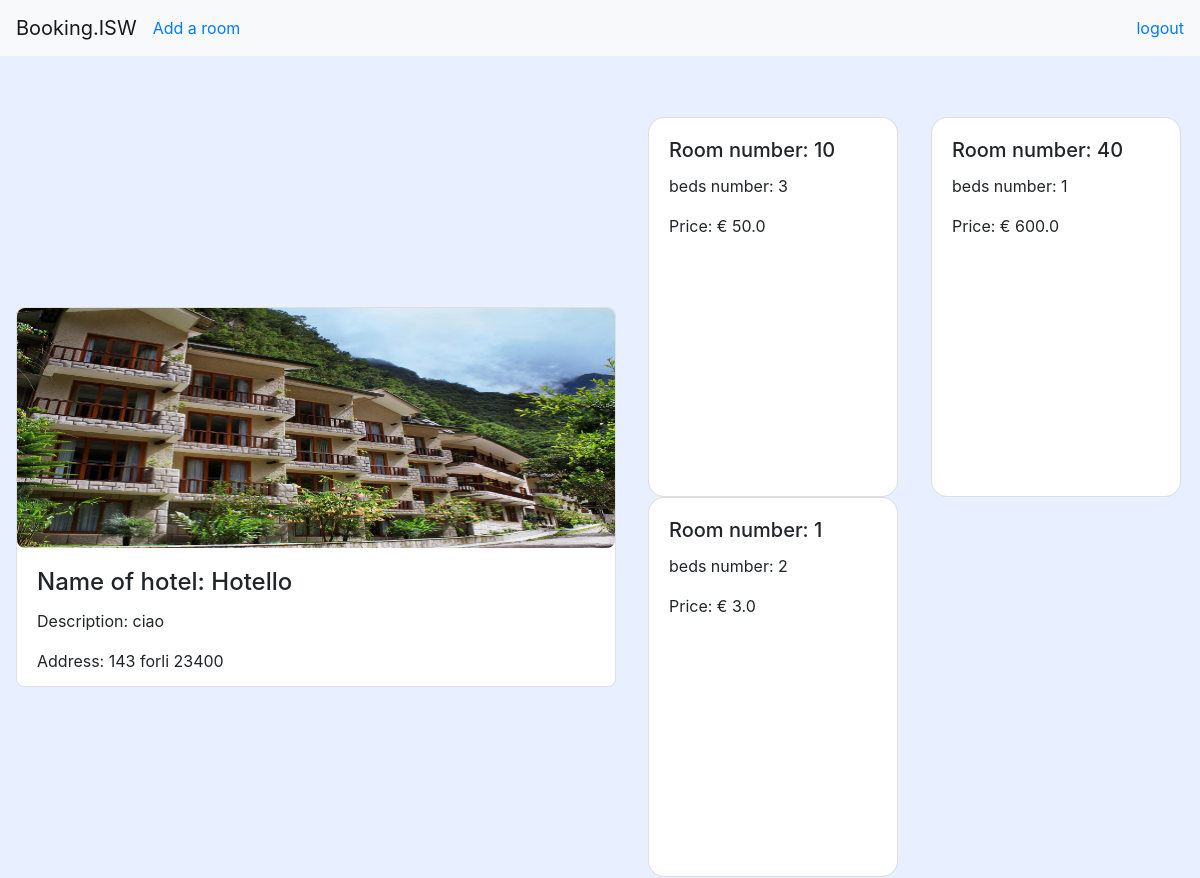
Screenshot of /hotel/?name=Hotello&civN=143&city=forli with the database file from the repository.
### bookingApp/models.py (models this page shows, shortened)
class Hotel(models.Model):
    name = models.CharField(max_length=30)
    description = models.TextField()
    hotelKeeperId = models.ForeignKey(HotelKeeper, on_delete=models.CASCADE)
    address = models.ForeignKey(Address, on_delete=models.CASCADE)
    photoUrl = models.ImageField(default=None, null=True, upload_to="static/img")

class Address(models.Model):
    street = models.CharField(max_length=100)
    houseNumber = models.IntegerField()
    city = models.CharField(max_length=30)
    zipCode = models.CharField(max_length=15)

class Room(models.Model):
    roomNumber = models.IntegerField(default=0)
    capacity = models.IntegerField(default=0)
    price = models.FloatField(default=0.0)
    hotelId = models.ForeignKey(Hotel, on_delete=models.CASCADE)
    services = models.ManyToManyField(IncludedService)

### bookingApp/views.py (the view)
# urls.py: path('hotel/', v.hotelDetail),
def hotelDetail(request):
    listaCamereHotel = []
    hotel = None
    hotelName = request.GET.get('name',None)
    hotelNumber = request.GET.get('civN',None)
    hotelCity = request.GET.get('city',None)
    for ht in Hotel.objects.all():
        if(ht.name == hotelName and ht.address.houseNumber == int(hotelNumber) and ht.address.city == hotelCity):
            hotel = ht
            for rm in Room.objects.all():
                if(rm.hotelId == hotel):
                    listaCamereHotel.append(rm)
    request.session['htName'] = hotel.name
    request.session['htCivN'] = hotel.address.houseNumber
    if(hotel != None):
        context = {'hotel': hotel,'roomList': listaCamereHotel}
    else:
        return HttpResponse("<h3>Nessun dettaglio al momento disponibile</h3>")
    return render(request,"manageHotel.html",context)

### templates/manageHotel.html (shortened to what this page needs)
<!DOCTYPE html>
<html lang="it" xmlns="http://www.w3.org/1999/html" xmlns="http://www.w3.org/1999/html">
<head>
    <link rel="stylesheet" href="https://stackpath.bootstrapcdn.com/bootstrap/4.1.1/css/bootstrap.min.css">
</head>
<body style="background-color:#e8f0ff">
<nav class="navbar navbar-expand-lg navbar-light bg-light">
  <div class="collapse navbar-collapse" id="navbarTogglerDemo01">
    <a class="navbar-brand" href="/homeHotelKeeper/">Booking.ISW</a>
    <ul class="navbar-nav mr-auto mt-2 mt-lg-0">
        <li class="nav-item">
            <a href="/addRoom/?name={{hotel.name}}&civN={{hotel.address.houseNumber}}&city={{hotel.address.city}}">Add a room</a>
        </li>
    </ul>
      <a href="/">logout</a>
  </div>
</nav>
<table style="margin-top:5%">
    <tr>
        <td>
<div class="container">
<div class="card" style="width:600px;height:380px;border-radius:0.5rem;">
    <img class="card-img-top" style="height:240px;border-radius:0.5rem;" src=/{{hotel.photoUrl}} alt="Card image cap">
    <div class="card-body">
        <h4 class="card-title"><a>Name of hotel: {{hotel.name}}</a></h4>
        <p class="card-text">Description: {{hotel.description}}</p>
        <p class="card-text">Address: {{hotel.address.rue}} {{hotel.address.houseNumber}} {{hotel.address.city}} {{hotel.address.zipCode}}</p>
    </div>
</div>
</div>
        </td>
        <td>
<div class="container">
    <div class="row">
    {% for rm in roomList %}
        <div class="col-sm-6">
    <div class="card" style="height:380px;width:250px;border-radius:1rem;">
      <div class="card-body">
        <h5 class="card-title">Room number: {{rm.roomNumber}}</h5>
        <p class="card-text">beds number: {{rm.capacity}}</p>
          <p>Price: € {{rm.price}}</p>
      </div>
    </div>
  </div>
    {% endfor %}
    </div>
</div>
        </td>
    </tr>
</table>
</body>
</html>

### rows the page displays
Hotel: photoUrl (picture), name "Hotello", description "ciao", address.houseNumber "143", address.city "forli", address.zipCode "23400"
Room: roomNumber "10", capacity "3", price "50.0"
Room: roomNumber "40", capacity "1", price "600.0"
Room: roomNumber "1", capacity "2", price "3.0"
